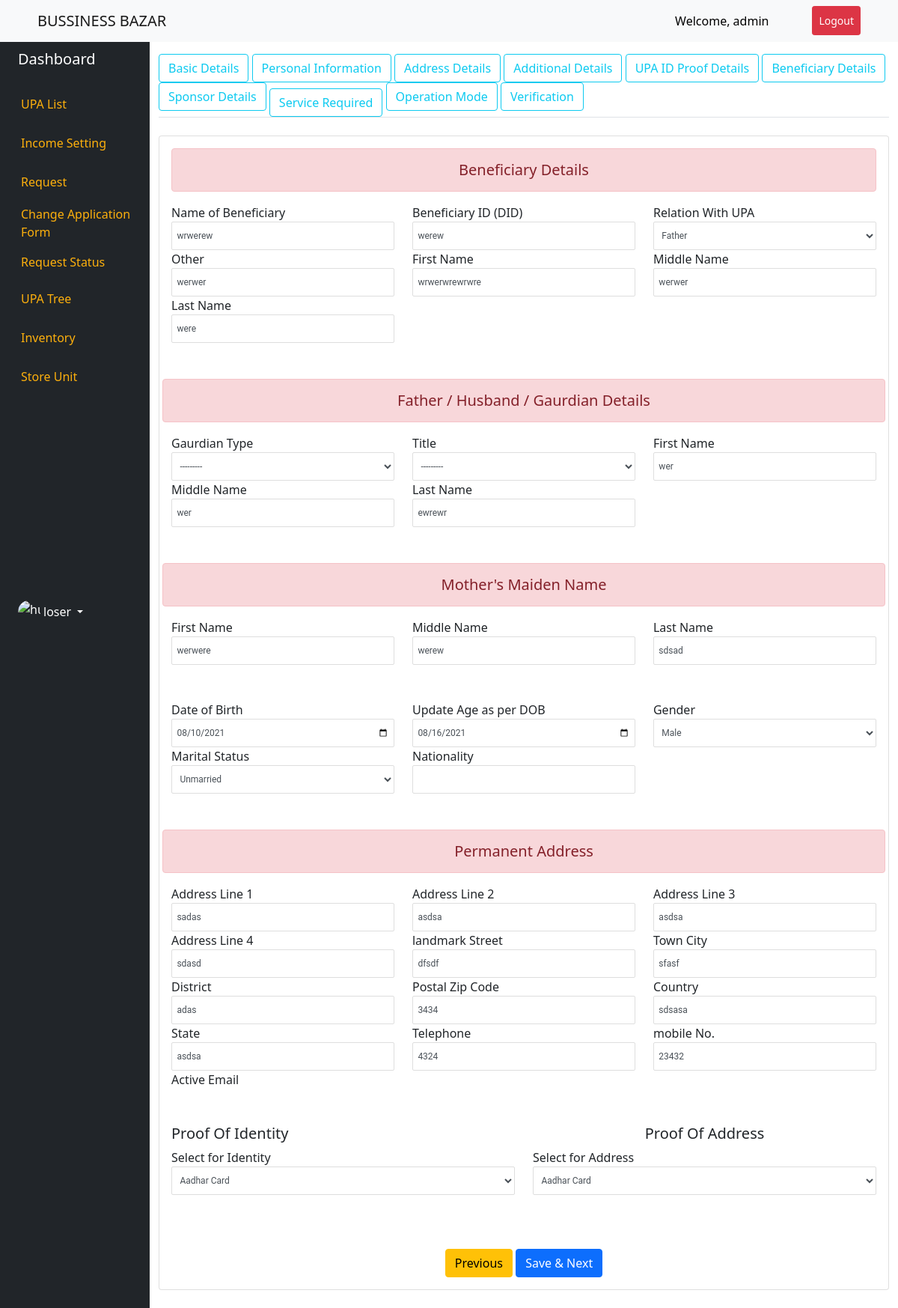
Screenshot of /beneficiary_details/1/ (signed in) with the database file from the repository.
### upa/models.py (models this page shows, shortened)
class BeneficiaryDetails(models.Model):
    RELATION_UPA_TYPE = (
        ('Father','Father'),
        ('Mother','Mother'),
        ('Brother','Brother'),
        ('Sister','Sister'),
        ('Daughter','Daughter'),
        ('Son','Son'),
    )
    GENDER_TYPE = (
        ('Male','Male'),
        ('Female','Female'),
    )
    MARITAL_STATUS_TYPE = (
        ('Married','Married'),
        ('Unmarried','Unmarried'),
    )
    IDENTITY_PROOF_TYPE = (
        ('Aadhar Card','Aadhar Card'),
        ('Voter ID Card','Voter ID Card'),
        ('PAN Card','PAN Card'),
        ('Passport','Passport'),
        ('Driving License','Driving License'),
    )
    TITLE_TYPE = (
        ('Mr','Mr'),
        ('Ms','Ms'),
        ('Smt','Smt'),
    )
    GAURDIAN_TYPE = (
        ('Father','Father'),
        ('Father','Father'),
        ('Gaurdian','Gaurdian'),
        ('Spouse','Spouse'),
    )
    user = models.OneToOneField(Profile,on_delete=models.CASCADE,blank=True, null=True,related_name="beneficiary_details")
    beneficiary_name = models.CharField(max_length=100,blank=True, null=True)
    beneficiary_id_no = models.CharField(max_length=100,blank=True, null=True)
    relation_upa = models.CharField(max_length=20,choices=RELATION_UPA_TYPE,blank=True, null=True)
    other = models.CharField(max_length=100,blank=True, null=True)
    ben_first_name = models.CharField(max_length=100,blank=True, null=True)
    ben_middle_name = models.CharField(max_length=100,blank=True, null=True)
    ben_last_name = models.CharField(max_length=100,blank=True, null=True)
    title = models.CharField(max_length=3,choices=TITLE_TYPE,blank=True,null=True)
    gaurdian_type = models.CharField(max_length=8,choices=GAURDIAN_TYPE,blank=True,null=True)
    f_g_first_name = models.CharField(max_length=100,blank=True, null=True)
    f_g_middle_name = models.CharField(max_length=100,blank=True, null=True)
    f_g_last_name = models.CharField(max_length=100,blank=True, null=True)
    m_m_first_name = models.CharField(max_length=100,blank=True, null=True)
    m_m_middle_name = models.CharField(max_length=100,blank=True, null=True)
    m_m_last_name = models.CharField(max_length=100,blank=True, null=True)
    birth_date = models.DateField(blank=True, null=True)
    update_age_dob = models.DateField(blank=True, null=True)
    gender = models.CharField(max_length=100,choices=GENDER_TYPE,blank=True, null=True)
    marital_status = models.CharField(max_length=100,choices=MARITAL_STATUS_TYPE,blank=True, null=True)
    nationality = models.CharField(max_length=100,blank=True, null=True)
    address_line_one = models.CharField(max_length=200,blank=True, null=True)
    address_line_two = models.CharField(max_length=200,blank=True, null=True)
    address_line_three = models.CharField(max_length=200,blank=True, null=True)
    address_line_four = models.CharField(max_length=200,blank=True, null=True)
    landmark = models.CharField(max_length=100,blank=True, null=True)
    town = models.CharField(max_length=100,blank=True, null=True)
    district = models.CharField(max_length=100,blank=True, null=True)
    state = models.CharField(max_length=100,blank=True, null=True)
    postal_code = models.PositiveIntegerField(blank=True, null=True)
    country = models.CharField(max_length=100,blank=True, null=True)
    telephone = models.PositiveIntegerField(blank=True, null=True)
    mobile = models.PositiveIntegerField(blank=True, null=True)
    email_id = models.EmailField(blank=True, null=True)
    identity_proof = models.CharField(max_length=20,choices=IDENTITY_PROOF_TYPE,blank=True, null=True)
    address_proof = models.CharField(max_length=20,choices=IDENTITY_PROOF_TYPE,blank=True, null=True)
    id_proof_no = models.CharField(max_length=100,blank=True, null=True)
    id_issued_at = models.DateField(blank=True, null=True)
    id_issued_by = models.CharField(max_length=100,blank=True, null=True)
    add_proof_no = models.CharField(max_length=100,blank=True, null=True)
    add_issued_at = models.DateField(blank=True, null=True)
    add_issued_by = models.CharField(max_length=100,blank=True, null=True)

### upa/views.py (the view, shortened to what this page needs)
# urls.py: path('beneficiary_details/<int:id>/',BeneficiaryDetailsView.as_view(), name='beneficiary-details-form'),
class BeneficiaryDetailsView(LoginRequiredMixin,View):
    def dispatch(self, request, *args,**kwargs):
        return super(BeneficiaryDetailsView,self).dispatch(request, *args, **kwargs)
    def get(self,request,*args,**kwargs):
        profile = Profile.objects.get(id=kwargs['id'])
        try:
            instance = BeneficiaryDetails.objects.get(user_id = profile.id)
            form = BeneficiaryDetailsForm(instance=instance)
        except:
            form = BeneficiaryDetailsForm()
            pass
        context = {'form':form,'profile':profile}
        return render(request,'upa/beneficiary_details.html',context)

### upa/forms.py
class BeneficiaryDetailsForm(forms.ModelForm):
    class Meta:
        model = BeneficiaryDetails
        fields = '__all__'
        exclude = ('user',)
        widgets = {
            'birth_date':DateInput(),
            'update_age_dob':DateInput(),
            'id_issued_at':DateInput(),
            'add_issued_at':DateInput(),
        }

### templates/upa/beneficiary_details.html (shortened to what this page needs)
{% extends "base.html" %}
{% block content %}
<div class="container-fluid">
    <div class="row flex-nowrap">
        {% include 'left_panel.html' %}
        <div class="col">
            {% include 'upa/header_panel.html' %}
            <form action="" method="POST">
                <div class="card my-4">
                    <div class="card-body main-row">
                        <h5 class="text-center alert alert-danger">Beneficiary Details</h5>
                        <div class="row">
                            <div class="col-md-4">
                                <label for="" class="">Name of Beneficiary</label>
                                {{form.beneficiary_name}}
                            </div>
                            <div class="col-md-4">
                                <label for="" class="">Beneficiary ID (DID)</label>
                                {{form.beneficiary_id_no}}
                            </div>
                            <div class="col-md-4">
                                <label for="" class="">Relation With UPA</label>
                                {{form.relation_upa}}
                            </div>
                            <div class="col-md-4">
                                <label for="" class="">Other</label>
                                {{form.other}}
                            </div>
                            <div class="col-md-4">
                                <label for="" class="">First Name</label>
                                {{form.ben_first_name}}
                            </div>
                            <div class="col-md-4">
                                <label for="" class="">Middle Name</label>
                                {{form.ben_middle_name}}
                            </div>
                            <div class="col-md-4">
                                <label for="" class="">Last Name</label>
                                {{form.ben_last_name}}
                            </div>
                        </div>
                        <div class="row mt-5">
                            <h5 class="text-center alert alert-danger">Father / Husband / Gaurdian Details</h5>
                            <div class="col-md-4">
                                <label for="" class="">Gaurdian Type</label>
                                {{form.gaurdian_type}}
                            </div>
                            <div class="col-md-4">
                                <label for="" class="">Title</label>
                                {{form.title}}
                            </div>
                            <div class="col-md-4">
                                <label for="" class="">First Name</label>
                                {{form.f_g_first_name}}
                            </div>
                            <div class="col-md-4">
                                <label for="" class="">Middle Name</label>
                                {{form.f_g_middle_name}}
                            </div>
                            <div class="col-md-4">
                                <label for="" class="">Last Name</label>
                                {{form.f_g_last_name}}
                            </div>
                        </div>
                        <div class="row mt-5">
                            <h5 class="text-center alert alert-danger">Mother's Maiden Name</h5>
                            <div class="col-md-4">
                                <label for="" class="">First Name</label>
                                {{form.m_m_first_name}}
                            </div>
                            <div class="col-md-4">
                                <label for="" class="">Middle Name</label>
                                {{form.m_m_middle_name}}
                            </div>
                            <div class="col-md-4">
                                <label for="" class="">Last Name</label>
                                {{form.m_m_last_name}}
                            </div>
                        </div>
                        <div class="row mt-5">
                            <div class="col-md-4">
                                <label for="" class="">Date of Birth</label>
                                {{form.birth_date}}
                            </div>
                            <div class="col-md-4">
                                <label for="" class="">Update Age as per DOB</label>
                                {{form.update_age_dob}}
                            </div>
                            <div class="col-md-4">
                                <label for="" class="">Gender</label>
                                {{form.gender}}
                            </div>
                            <div class="col-md-4">
                                <label for="" class="">Marital Status</label>
                                {{form.marital_status}}
                            </div>
                            <div class="col-md-4">
                                <label for="" class="">Nationality</label>
                                {{form.nationality}}
                            </div>
                        </div>
                        <div class="row mt-5">
                            <h5 class="text-center alert alert-danger">Permanent Address</h5>
                            <div class="col-md-4">
                                <label for="" class="">Address Line 1</label>
                                {{form.address_line_one}}
                            </div>
                            <div class="col-md-4">
                                <label for="" class="">Address Line 2</label>
                                {{form.address_line_two}}
                            </div>
                            <div class="col-md-4">
                                <label for="" class="">Address Line 3</label>
                                {{form.address_line_three}}
                            </div>
                            <div class="col-md-4">
                                <label for="" class="">Address Line 4</label>
                                {{form.address_line_four}}
                            </div>
                            <div class="col-md-4">
                                <label for="" class="">landmark Street</label>
                                {{form.landmark}}
                            </div>
                            <div class="col-md-4">
                                <label for="" class="">Town City</label>
                                {{form.town}}
                            </div>
                            <div class="col-md-4">
                                <label for="" class="">District</label>
                                {{form.district}}
                            </div>
                            <div class="col-md-4">
                                <label for="" class="">Postal Zip Code</label>
                                {{form.postal_code}}
                            </div>
                            <div class="col-md-4">
                                <label for="" class="">Country</label>
                                {{form.country}}
                            </div>
                            <div class="col-md-4">
                                <label for="" class="">State</label>
                                {{form.state}}
                            </div>
                            <div class="col-md-4">
                                <label for="" class="">Telephone</label>
                                {{form.telephone}}
                            </div>
                            <div class="col-md-4">
                                <label for="" class="">mobile No.</label>
                                {{form.mobile}}
                            </div>
                            <div class="col-md-4">
                                <label for="" class="">Active Email</label>
                            </div>
                        </div>
                        <div class="row mt-5">
                            <div class="col-6">
                                <h5>Proof Of Identity</h5>
                                <div class="col md-4" onchange="getbenIdentity();">
                                    <label for="" class="">Select for Identity</label>
                                    {{form.identity_proof}}
                                </div>
                            </div>
                            <div class="col-6">
                                <h5 class="text-center">Proof Of Address</h5>
                                <div class="col md-4" onchange="getbenAddress();">
                                    <label for="" class="">Select for Address</label>
                                    {{form.address_proof}}
                                </div>
                            </div>
                        </div>
                        <div class="d-flex justify-content-center mt-4">
                            <a href="{% url 'upa-identity-form' profile.id %}" class="btn btn-warning">Previous</a>&nbsp;
                            <button type="submit" class="btn btn-primary btn-customlg">Save & Next</button>
                        </div>
            </form>
        </div>
    </div>
</div>
{% endblock content %}

### templates/base.html (shortened to what this page needs)
<!doctype html>
<html lang="en">
{% load static %}
  <head>
    <link href="https://cdn.jsdelivr.net/npm/bootstrap@5.0.2/dist/css/bootstrap.min.css" rel="stylesheet">
    <link href="{% static 'style.css'%}" rel="stylesheet">
    <link rel="stylesheet" href="https://cdnjs.cloudflare.com/ajax/libs/font-awesome/4.7.0/css/font-awesome.min.css">
  </head>
  <body>
  <nav class="navbar navbar-expand-lg navbar-light bg-light bg-primary">
  <a class="navbar-brand" href="{% url 'home'%}" style="margin-left:50px;">BUSSINESS BAZAR</a>
  <div class="collapse navbar-collapse" id="navbarSupportedContent">
    <ul class="navbar-nav ms-auto">
    {% if request.user.is_authenticated %}
    <li class="nav-item">
        <a class="nav-link" href="#" style="margin-right:50px; color:black;">Welcome, {{request.user.username}}</a>
      </li>
      <li class="nav-item">
        <a class="nav-link btn btn-sm btn-danger" href="{% url 'logout' %}" style="margin-right:50px; color:white;">Logout</a>
      </li>
      {% else %}
      <li class="nav-item">
        <a class="nav-link btn btn-primary" href="{% url 'login' %}" style="margin-right:30px; color:white">Login</a>
      </li>
    {% endif %}
    </ul>
</nav>
    {% block content %}
    {% endblock content %}
  </body>
</html>

### static/style.css (style rules this page uses)
select, input[type='text'], input[type='number'], input[type='date'], input[type="number"], input[type="email"], input[type="file"], textarea { display: block; width: 100%; height: 38px; font-size: 0.750rem; font-weight: 400; line-height: 1; color: #495057; background-color: #ffffff; background-clip: padding-box; border-radius: 2px; transition: border-color 0.15s ease-in-out, box-shadow 0.15s ease-in-out; border: 1px solid #dedede; font-family: "Roboto", sans-serif; padding: 0.56rem 0.4rem; line-height: 14px; }
.nav-item { color: #fdbe39; }

### rows the page displays
BeneficiaryDetails: beneficiary_name "wrwerew", beneficiary_id_no "werew", relation_upa "Father", other "werwer", ben_first_name "wrwerwrewrwre", ben_middle_name "werwer", ben_last_name "were", gaurdian_type "---------", title "---------", f_g_first_name "wer", f_g_middle_name "wer", f_g_last_name "ewrewr", m_m_first_name "werwere", m_m_middle_name "werew", m_m_last_name "sdsad", birth_date "08/10/2021", update_age_dob "08/16/2021", gender "Male", marital_status "Unmarried", address_line_one "sadas", address_line_two "asdsa", address_line_three "asdsa", address_line_four "sdasd", landmark "dfsdf", town "sfasf", district "adas", postal_code "3434", country "sdsasa", state "asdsa", telephone "4324", mobile "23432", identity_proof "Aadhar Card", address_proof "Aadhar Card"

### other values shown
{{ request.user.username }} "admin"
